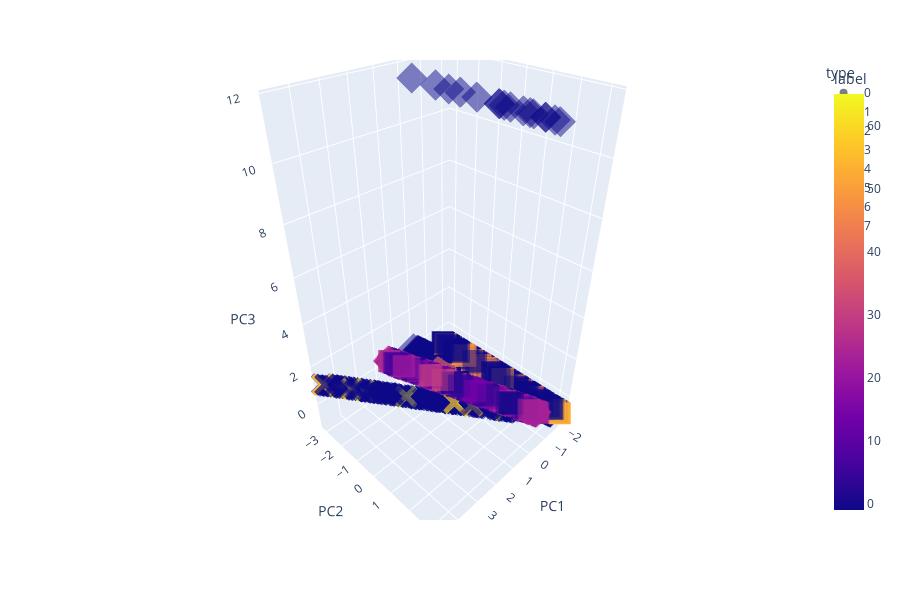

The cell this chart's notebook holds for it:
### Code cell
fig = px.scatter_3d(
    X_train, x='PC1', y='PC2', z='PC3', color='label',symbol='type', opacity=0.5, size_max=10,height=600,
    labels={'0': 'PC 1', '1': 'PC 2', '2': 'PC 3'}
)
fig.show()

### Figure 1 — Plotly figure (JSON) as saved in the notebook; plotly's stock layout.template omitted (floating-point values rounded to 4 significant figures; data arrays with more than 128 entries replaced by an {"elided": "..."} marker saying what was removed)
{"data": [{"hovertemplate": "type=0<br>PC1=%{x}<br>PC2=%{y}<br>PC3=%{z}<br>label=%{marker.color}<extra></extra>", "legendgroup": "0", "marker": {"color": {"elided": "432 int values"}, "coloraxis": "coloraxis", "opacity": 0.5, "symbol": "circle"}, "mode": "markers", "name": "0", "scene": "scene", "showlegend": true, "type": "scatter3d", "x": {"elided": "432 float values"}, "y": {"elided": "432 float values"}, "z": {"elided": "432 float values"}}, {"hovertemplate": "type=1<br>PC1=%{x}<br>PC2=%{y}<br>PC3=%{z}<br>label=%{marker.color}<extra></extra>", "legendgroup": "1", "marker": {"color": {"elided": "369 int values"}, "coloraxis": "coloraxis", "opacity": 0.5, "symbol": "diamond"}, "mode": "markers", "name": "1", "scene": "scene", "showlegend": true, "type": "scatter3d", "x": {"elided": "369 float values"}, "y": {"elided": "369 float values"}, "z": {"elided": "369 float values"}}, {"hovertemplate": "type=2<br>PC1=%{x}<br>PC2=%{y}<br>PC3=%{z}<br>label=%{marker.color}<extra></extra>", "legendgroup": "2", "marker": {"color": {"elided": "366 int values"}, "coloraxis": "coloraxis", "opacity": 0.5, "symbol": "square"}, "mode": "markers", "name": "2", "scene": "scene", "showlegend": true, "type": "scatter3d", "x": {"elided": "366 float values"}, "y": {"elided": "366 float values"}, "z": {"elided": "366 float values"}}, {"hovertemplate": "type=3<br>PC1=%{x}<br>PC2=%{y}<br>PC3=%{z}<br>label=%{marker.color}<extra></extra>", "legendgroup": "3", "marker": {"color": {"elided": "306 int values"}, "coloraxis": "coloraxis", "opacity": 0.5, "symbol": "x"}, "mode": "markers", "name": "3", "scene": "scene", "showlegend": true, "type": "scatter3d", "x": {"elided": "306 float values"}, "y": {"elided": "306 float values"}, "z": {"elided": "306 float values"}}, {"hovertemplate": "type=4<br>PC1=%{x}<br>PC2=%{y}<br>PC3=%{z}<br>label=%{marker.color}<extra></extra>", "legendgroup": "4", "marker": {"color": {"elided": "306 int values"}, "coloraxis": "coloraxis", "opacity": 0.5, "symbol": "cross"}, "mode": "markers", "name": "4", "scene": "scene", "showlegend": true, "type": "scatter3d", "x": {"elided": "306 float values"}, "y": {"elided": "306 float values"}, "z": {"elided": "306 float values"}}, {"hovertemplate": "type=5<br>PC1=%{x}<br>PC2=%{y}<br>PC3=%{z}<br>label=%{marker.color}<extra></extra>", "legendgroup": "5", "marker": {"color": {"elided": "249 int values"}, "coloraxis": "coloraxis", "opacity": 0.5, "symbol": "circle"}, "mode": "markers", "name": "5", "scene": "scene", "showlegend": true, "type": "scatter3d", "x": {"elided": "249 float values"}, "y": {"elided": "249 float values"}, "z": {"elided": "249 float values"}}, {"hovertemplate": "type=6<br>PC1=%{x}<br>PC2=%{y}<br>PC3=%{z}<br>label=%{marker.color}<extra></extra>", "legendgroup": "6", "marker": {"color": {"elided": "249 int values"}, "coloraxis": "coloraxis", "opacity": 0.5, "symbol": "diamond"}, "mode": "markers", "name": "6", "scene": "scene", "showlegend": true, "type": "scatter3d", "x": {"elided": "249 float values"}, "y": {"elided": "249 float values"}, "z": {"elided": "249 float values"}}, {"hovertemplate": "type=7<br>PC1=%{x}<br>PC2=%{y}<br>PC3=%{z}<br>label=%{marker.color}<extra></extra>", "legendgroup": "7", "marker": {"color": {"elided": "186 int values"}, "coloraxis": "coloraxis", "opacity": 0.5, "symbol": "square"}, "mode": "markers", "name": "7", "scene": "scene", "showlegend": true, "type": "scatter3d", "x": {"elided": "186 float values"}, "y": {"elided": "186 float values"}, "z": {"elided": "186 float values"}}], "layout": {"coloraxis": {"colorbar": {"title": {"text": "label"}}, "colorscale": [[0, "#0d0887"], [0.1111, "#46039f"], [0.2222, "#7201a8"], [0.3333, "#9c179e"], [0.4444, "#bd3786"], [0.5556, "#d8576b"], [0.6667, "#ed7953"], [0.7778, "#fb9f3a"], [0.8889, "#fdca26"], [1, "#f0f921"]]}, "height": 600, "legend": {"title": {"text": "type"}, "tracegroupgap": 0}, "margin": {"t": 60}, "scene": {"domain": {"x": [0, 1], "y": [0, 1]}, "xaxis": {"title": {"text": "PC1"}}, "yaxis": {"title": {"text": "PC2"}}, "zaxis": {"title": {"text": "PC3"}}}}}
